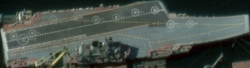
#> input picture images/train/100000002/100000005_0.png, 250 x 68 px; its folder holds 3 pictures in this run
$ python Bag.py
#> lines starting #> are read from the running program, lines starting #| are printed output that depends on the picture
### helpers.py
import cv2
import numpy as np
import random as rand
import pickle
import math
from glob import glob
from sklearn.cluster import KMeans
from sklearn.svm import SVC, LinearSVC
from sklearn.ensemble import RandomForestClassifier, GradientBoostingClassifier, AdaBoostClassifier
from sklearn.linear_model import LogisticRegression
from sklearn.preprocessing import StandardScaler
from matplotlib import pyplot as plt
from skimage.feature import hog


class ImageHelpers:
	def __init__(self):
		self.sift_object = cv2.xfeatures2d.SIFT_create(200, edgeThreshold=50, contrastThreshold=0.02)
		# self.sift_object = cv2.xfeatures2d.SURF_create(extended=True)
		# self.sift_object = cv2.ORB_create(patchSize=32, edgeThreshold=15, nlevels=4)    # 66%

	def trans(self, image):
		return cv2.cvtColor(image, cv2.COLOR_RGB2HSV)

	def features(self, image):
		kp = self.sift_object.detect(self.trans(image), None)
		kp, des = self.sift_object.compute(image, kp)
		# keypoints, descriptors = self.sift_object.detectAndCompute(self.trans(image), None)
		# print(len(keypoints))
		return [kp, des]


class BOVHelpers:
	def __init__(self, n_clusters=20):
		self.n_clusters = n_clusters
		# self.kmeans_obj = pickle.load(open("models/model_Kmeans.sav", 'rb'))
		self.kmeans_obj = KMeans(n_clusters=n_clusters, tol=0.1, random_state=111)
		self.kmeans_ret = None
		self.descriptor_vstack = None
		self.mega_histogram = None
		self.scale = StandardScaler()
		# self.clf = pickle.load(open("models/model_Classifier.sav", 'rb'))
		self.clf = SVC(kernel="rbf", C=2.8, gamma=0.0073, cache_size=10000, probability=False, random_state=111)
		# [4 lines of commented-out code are left out]

	def cluster(self):
		"""
		cluster using KMeans algorithm,

		"""
		print("Features:", self.descriptor_vstack.shape)
		# self.kmeans_ret = self.kmeans_obj.predict(self.descriptor_vstack)
		self.kmeans_ret = self.kmeans_obj.fit_predict(self.descriptor_vstack)
		pickle.dump(self.kmeans_obj, open("models/model_Kmeans.sav", 'wb'))

	def developVocabulary(self, n_images, descriptor_list, kmeans_ret=None):

		"""
		Each cluster denotes a particular visual word
		Every image can be represeted as a combination of multiple
		visual words. The best method is to generate a sparse histogram
		that contains the frequency of occurence of each visual word

		Thus the vocabulary comprises of a set of histograms of encompassing
		all descriptions for all images

		"""

		self.mega_histogram = np.array([np.zeros(self.n_clusters) for i in range(n_images)])
		old_count = 0
		for i in range(n_images):
			if descriptor_list[i] is not None:
				l = len(descriptor_list[i])
				for j in range(l):
					if kmeans_ret is None:
						idx = self.kmeans_ret[old_count + j]
					else:
						idx = kmeans_ret[old_count + j]
					self.mega_histogram[i][idx] += 1
				old_count += l
		print("Vocabulary Histogram Generated")

	def standardize(self, std=None):
		"""

		standardize is required to normalize the distribution
		wrt sample size and features. If not normalized, the classifier may become
		biased due to steep variances.

		"""
		if std is None:
			self.scale.fit(self.mega_histogram)
			self.mega_histogram = self.scale.transform(self.mega_histogram)
		else:
			print("STD not none. External STD supplied")
			self.mega_histogram = std.transform(self.mega_histogram)

	def formatND(self, l):
		"""
		restructures list into vstack array of shape
		M samples x N features for sklearn

		"""
		vStack = np.array(l[0])
		for remaining in l:
			if remaining is not None:
				vStack = np.vstack((vStack, remaining))
		self.descriptor_vstack = vStack.copy()
		return vStack

	def train(self, train_labels):
		"""
		uses sklearn.svm.SVC classifier (SVM)


		"""
		print(self.clf)
		# print("Train labels", train_labels)
		print("Features", self.mega_histogram.shape)
		self.clf.fit(self.mega_histogram, train_labels)
		pickle.dump(self.clf, open("models/model_Classifier.sav", 'wb'))
		print("Training completed")

	# [21 lines left out: functions predict, plotHist, not called in this run]


class FileHelpers:
	def __init__(self):
		pass

	def getFiles(self, path, isSample=False):
		"""
		- returns  a dictionary of all files
		having key => value as  objectname => image path

		- returns total number of files.

		"""
#> called with path = 'images\\train\\', isSample = True
		rand.seed = 111

		imlist = {}
		n_sample = 0
		count = 0
		for each in glob(path + "*"):
			word = each.split("\\")[-1]
			print(" #### Reading image category ", word, " ##### ")
			imlist[word] = []
			imagelist = glob(path + word + "/*")
			k = len(imagelist)
			if n_sample == 0:
				n_sample = k
			if n_sample > k:
				n_sample = math.ceil((n_sample + k) / 3)
			for imagefile in imagelist:
				# print("Reading file ", imagefile)
				im = cv2.imread(imagefile)
#> im is the input picture: shape (68, 250, 3); mean B, G, R 73, 80, 71.3
				imlist[word].append(im)
				count += 1
			rand.shuffle(imlist[word])

		if isSample:
			count = 0
			for word in imlist.keys():
				k = len(imlist[word])
				if n_sample < k:
					k = n_sample
				imlist[word] = rand.sample(imlist[word], k)
				print("Sampling category", word, k, " images")
				count += k

		return [imlist, count]

### Bag.py
import cv2
import numpy as np
from glob import glob
import argparse
from helpers import *
from matplotlib import pyplot as plt


class BOV:
	def __init__(self, no_clusters):
		self.no_clusters = no_clusters
		self.train_path = None
		self.test_path = None
		self.im_helper = ImageHelpers()
		self.bov_helper = BOVHelpers(no_clusters)
		self.file_helper = FileHelpers()
		self.images = None
		self.trainImageCount = 0
		self.train_labels = np.array([])
		self.name_dict = {}
		self.descriptor_list = []

	def trainModel(self):
		"""
        This method contains the entire module
        required for training the bag of visual words model

        Use of helper functions will be extensive.

        """

		# read file. prepare file lists.
		self.images, self.trainImageCount = self.file_helper.getFiles(self.train_path, True)
		# extract SIFT Features from each image
		label_count = 0
		for word, imlist in self.images.items():
			self.name_dict[str(label_count)] = word
			print("Computing Features for ", word)
			for im in imlist:
				# cv2.imshow("im", im)
				# cv2.waitKey()
				self.train_labels = np.append(self.train_labels, label_count)
				kp, des = self.im_helper.features(im)
				# des = self.im_helper.extract_hog(im)
				self.descriptor_list.append(des)

			label_count += 1
#> this loop made 2 passes
#> label_count on passes 1 to 2: 1, 2
#> after the loop, label_count = 2; self.descriptor_list = 3 items; self.name_dict = {'0': 'images/train/100000002', '1': 'images/train/100000003'}

		# perform clustering
		bov_descriptor_stack = self.bov_helper.formatND(self.descriptor_list)
#> in formatND, `vStack = np.array(l[0])`:
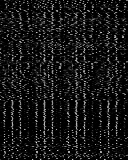
#> vStack: shape (160, 128) float32; min 0, max 237, mean 22
#> the loop in formatND, `for remaining in l:` made 3 passes
#> pass 1, in formatND, `vStack = np.vstack((vStack, remaining))`:
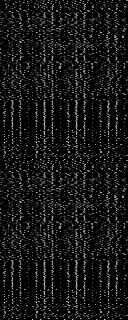
#> vStack: shape (320, 128) float32; min 0, max 237, mean 22
#> pass 2, in formatND, `vStack = np.vstack((vStack, remaining))`:
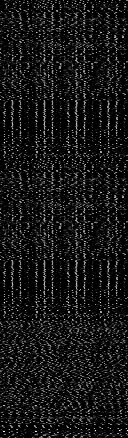
#> vStack: shape (438, 128) float32; min 0, max 255, mean 22.9
#> pass 3, in formatND, `vStack = np.vstack((vStack, remaining))`:
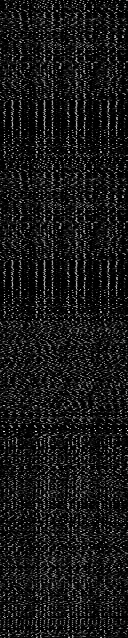
#> vStack: shape (638, 128) float32; min 0, max 255, mean 23.6
		print("Clustering...")
		self.bov_helper.cluster()
#| Features: (638, 128)
#> in cluster, `self.kmeans_ret = self.kmeans_obj.fit_predict(self.descriptor_vstack)`: self.kmeans_ret = 638 values, max 199 at index 65, min 0 at index 362, mean 86.73
		self.bov_helper.developVocabulary(n_images=self.trainImageCount, descriptor_list=self.descriptor_list)
#> the loop in developVocabulary, `for i in range(n_images):` made 3 passes
#> (l, old_count) on passes 1 to 3: (160, 160), (118, 278), (200, 478)
#> after the loop in developVocabulary, `for i in range(n_images):`: old_count = 478

		# show vocabulary trained
		# self.bov_helper.plotHist()

		print("Normalize...")
		self.bov_helper.standardize()
		print("Trainning...")
		self.bov_helper.train(self.train_labels)
#| Features (3, 200)

	def recognize(self, test_img, test_image_path=None):

		"""
        This method recognizes a single image
        It can be utilized individually as well.
        """

		# des = self.im_helper.extract_hog(test_img)
		kp, des = self.im_helper.features(test_img)
		if len(kp) == 0:
			return None

		# generate vocab for test image
		vocab = np.array([0 for i in range(self.no_clusters)])
		# locate nearest clusters for each of
		# the visual word (feature) present in the image

		# test_ret =<> return of kmeans nearest clusters for N features
		test_ret = self.bov_helper.kmeans_obj.predict(des)

		for each in test_ret:
			vocab[each] += 1

		# Scale the features
		vocab = self.bov_helper.scale.transform(vocab.reshape(1, -1) / 1.0)

		# predict the class of the image
		lb = self.bov_helper.clf.predict(vocab)
		# print "Image belongs to class : ", self.name_dict[str(int(lb[0]))]
		return lb

	def testModel(self):
		"""
        This method is to test the trained classifier

        read all images from testing path
        use BOVHelpers.predict() function to obtain classes of each image

        """

		self.testImages, self.testImageCount = self.file_helper.getFiles(self.test_path)

		predictions = []
		count = 0
		right = 0

		# proba = [0.24, 0.26, 0.25, 0.15]
		proba = [0, 0, 0, 0]

		for word, imlist in self.testImages.items():
			print("processing ", word)
			for im in imlist:
				cl = self.recognize(im)
				if cl is None:
					name = "Unknown"
				else:
					# index = np.argmax(cl[0] - proba)
					# name = self.name_dict[str(index)]
					name = self.name_dict[str(int(cl[0]))]
				if name == word:
					print("Predict:", word, name, "TRUE")
					right += 1
				else:
					print("Predict:", word, name)
				count += 1
#> after the loop, count = 0; right = 0
				# predictions.append({
				# 	'image': im,
				# 	'class': cl,
				# 	'object_name': name
				# })

		# print(predictions)
#> (the run stopped early here; a loop or call above may not have finished)
